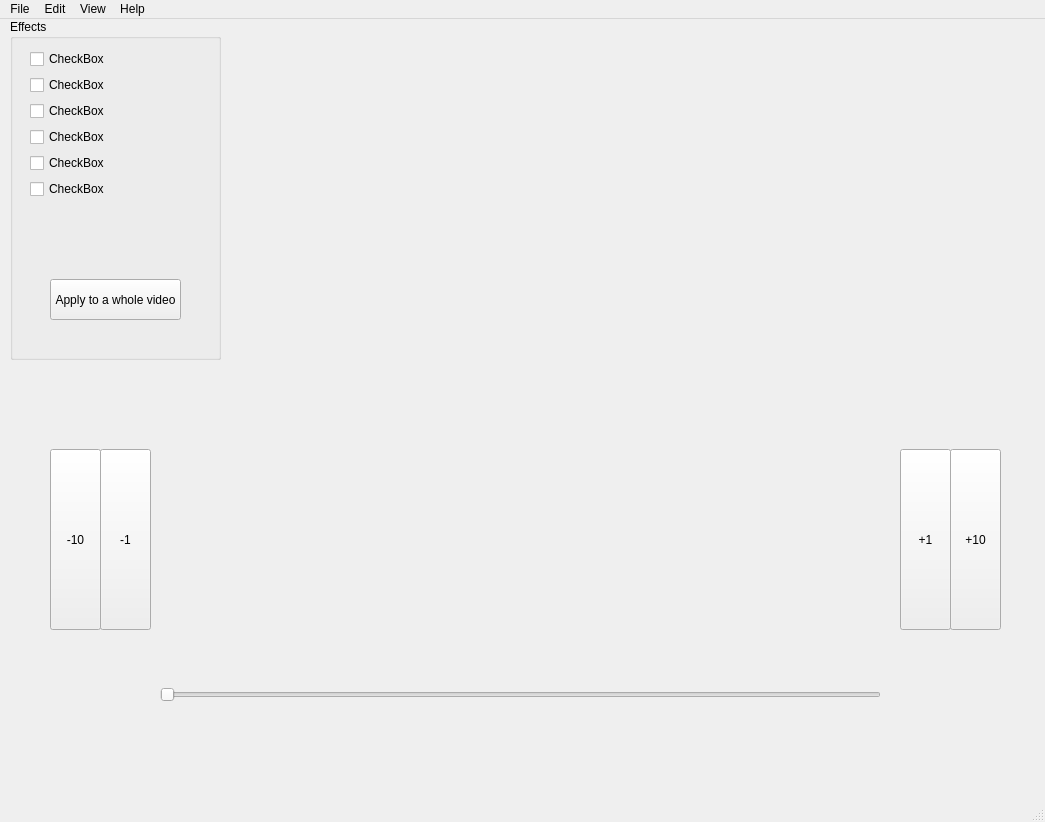
<?xml version="1.0" encoding="UTF-8"?>
<ui version="4.0">
 <class>MainWindow</class>
 <widget class="QMainWindow" name="MainWindow">
  <property name="geometry">
   <rect>
    <x>0</x>
    <y>0</y>
    <width>1045</width>
    <height>822</height>
   </rect>
  </property>
  <property name="windowTitle">
   <string>MainWindow</string>
  </property>
  <widget class="QWidget" name="centralwidget">
   <widget class="QWidget" name="widget" native="true">
    <property name="geometry">
     <rect>
      <x>40</x>
      <y>420</y>
      <width>971</width>
      <height>311</height>
     </rect>
    </property>
    <widget class="QWidget" name="widgetFrames" native="true">
     <property name="geometry">
      <rect>
       <x>10</x>
       <y>10</y>
       <width>951</width>
       <height>181</height>
      </rect>
     </property>
     <widget class="QToolButton" name="toolButtonSub">
      <property name="geometry">
       <rect>
        <x>0</x>
        <y>0</y>
        <width>51</width>
        <height>181</height>
       </rect>
      </property>
      <property name="text">
       <string>-10</string>
      </property>
     </widget>
     <widget class="QToolButton" name="toolButtonSubOne">
      <property name="geometry">
       <rect>
        <x>50</x>
        <y>0</y>
        <width>51</width>
        <height>181</height>
       </rect>
      </property>
      <property name="text">
       <string>-1</string>
      </property>
     </widget>
     <widget class="QToolButton" name="toolButtonAddOne">
      <property name="geometry">
       <rect>
        <x>850</x>
        <y>0</y>
        <width>51</width>
        <height>181</height>
       </rect>
      </property>
      <property name="text">
       <string>+1</string>
      </property>
     </widget>
     <widget class="QToolButton" name="toolButtonAdd">
      <property name="geometry">
       <rect>
        <x>900</x>
        <y>0</y>
        <width>51</width>
        <height>181</height>
       </rect>
      </property>
      <property name="text">
       <string>+10</string>
      </property>
     </widget>
     <widget class="QLabel" name="label1">
      <property name="geometry">
       <rect>
        <x>100</x>
        <y>0</y>
        <width>151</width>
        <height>181</height>
       </rect>
      </property>
      <property name="text">
       <string/>
      </property>
      <property name="scaledContents">
       <bool>true</bool>
      </property>
     </widget>
     <widget class="QLabel" name="label2">
      <property name="geometry">
       <rect>
        <x>250</x>
        <y>0</y>
        <width>151</width>
        <height>181</height>
       </rect>
      </property>
      <property name="text">
       <string/>
      </property>
      <property name="scaledContents">
       <bool>true</bool>
      </property>
     </widget>
     <widget class="QLabel" name="label3">
      <property name="geometry">
       <rect>
        <x>400</x>
        <y>0</y>
        <width>151</width>
        <height>181</height>
       </rect>
      </property>
      <property name="text">
       <string/>
      </property>
      <property name="scaledContents">
       <bool>true</bool>
      </property>
     </widget>
     <widget class="QLabel" name="label4">
      <property name="geometry">
       <rect>
        <x>550</x>
        <y>0</y>
        <width>151</width>
        <height>181</height>
       </rect>
      </property>
      <property name="text">
       <string/>
      </property>
      <property name="scaledContents">
       <bool>true</bool>
      </property>
     </widget>
     <widget class="QLabel" name="label5">
      <property name="geometry">
       <rect>
        <x>700</x>
        <y>0</y>
        <width>151</width>
        <height>181</height>
       </rect>
      </property>
      <property name="text">
       <string/>
      </property>
      <property name="scaledContents">
       <bool>true</bool>
      </property>
     </widget>
    </widget>
    <widget class="QSlider" name="horizontalSlider">
     <property name="geometry">
      <rect>
       <x>120</x>
       <y>230</y>
       <width>721</width>
       <height>51</height>
      </rect>
     </property>
     <property name="orientation">
      <enum>Qt::Horizontal</enum>
     </property>
    </widget>
   </widget>
   <widget class="QWidget" name="widgetEffectsAndFrame" native="true">
    <property name="geometry">
     <rect>
      <x>10</x>
      <y>0</y>
      <width>1021</width>
      <height>341</height>
     </rect>
    </property>
    <widget class="QGroupBox" name="groupBox">
     <property name="geometry">
      <rect>
       <x>0</x>
       <y>0</y>
       <width>211</width>
       <height>341</height>
      </rect>
     </property>
     <property name="title">
      <string>Effects</string>
     </property>
     <widget class="QPushButton" name="pushButtonVideo">
      <property name="geometry">
       <rect>
        <x>40</x>
        <y>260</y>
        <width>131</width>
        <height>41</height>
       </rect>
      </property>
      <property name="text">
       <string>Apply to a whole video</string>
      </property>
     </widget>
     <widget class="QWidget" name="">
      <property name="geometry">
       <rect>
        <x>20</x>
        <y>30</y>
        <width>81</width>
        <height>152</height>
       </rect>
      </property>
      <layout class="QVBoxLayout" name="verticalLayout">
       <item>
        <widget class="QCheckBox" name="checkBox">
         <property name="text">
          <string>CheckBox</string>
         </property>
        </widget>
       </item>
       <item>
        <widget class="QCheckBox" name="checkBox_2">
         <property name="text">
          <string>CheckBox</string>
         </property>
        </widget>
       </item>
       <item>
        <widget class="QCheckBox" name="checkBox_3">
         <property name="text">
          <string>CheckBox</string>
         </property>
        </widget>
       </item>
       <item>
        <widget class="QCheckBox" name="checkBox_4">
         <property name="text">
          <string>CheckBox</string>
         </property>
        </widget>
       </item>
       <item>
        <widget class="QCheckBox" name="checkBox_5">
         <property name="text">
          <string>CheckBox</string>
         </property>
        </widget>
       </item>
       <item>
        <widget class="QCheckBox" name="checkBox_6">
         <property name="text">
          <string>CheckBox</string>
         </property>
        </widget>
       </item>
      </layout>
     </widget>
    </widget>
    <widget class="QLabel" name="photoWithEffects">
     <property name="geometry">
      <rect>
       <x>210</x>
       <y>0</y>
       <width>451</width>
       <height>341</height>
      </rect>
     </property>
     <property name="text">
      <string/>
     </property>
     <property name="scaledContents">
      <bool>true</bool>
     </property>
    </widget>
    <widget class="QLabel" name="photoWoEffects">
     <property name="geometry">
      <rect>
       <x>660</x>
       <y>0</y>
       <width>361</width>
       <height>341</height>
      </rect>
     </property>
     <property name="text">
      <string/>
     </property>
     <property name="scaledContents">
      <bool>true</bool>
     </property>
    </widget>
   </widget>
  </widget>
  <widget class="QMenuBar" name="menubar">
   <property name="geometry">
    <rect>
     <x>0</x>
     <y>0</y>
     <width>1045</width>
     <height>22</height>
    </rect>
   </property>
   <widget class="QMenu" name="menuFile">
    <property name="title">
     <string>File</string>
    </property>
    <addaction name="actionSave_file_as"/>
    <addaction name="actionOpen_file"/>
    <addaction name="actionSave_file"/>
    <addaction name="actionNew"/>
   </widget>
   <widget class="QMenu" name="menuView">
    <property name="title">
     <string>View</string>
    </property>
   </widget>
   <widget class="QMenu" name="menuEdit">
    <property name="title">
     <string>Edit</string>
    </property>
   </widget>
   <widget class="QMenu" name="menuHelp">
    <property name="title">
     <string>Help</string>
    </property>
   </widget>
   <addaction name="menuFile"/>
   <addaction name="menuEdit"/>
   <addaction name="menuView"/>
   <addaction name="menuHelp"/>
  </widget>
  <widget class="QStatusBar" name="statusbar"/>
  <action name="actionSave_file_as">
   <property name="text">
    <string>Save file as...</string>
   </property>
  </action>
  <action name="actionOpen_file">
   <property name="text">
    <string>Open file...</string>
   </property>
  </action>
  <action name="actionSave_file">
   <property name="text">
    <string>Save file...</string>
   </property>
  </action>
  <action name="actionNew">
   <property name="text">
    <string>New...</string>
   </property>
  </action>
 </widget>
 <resources/>
 <connections/>
</ui>
